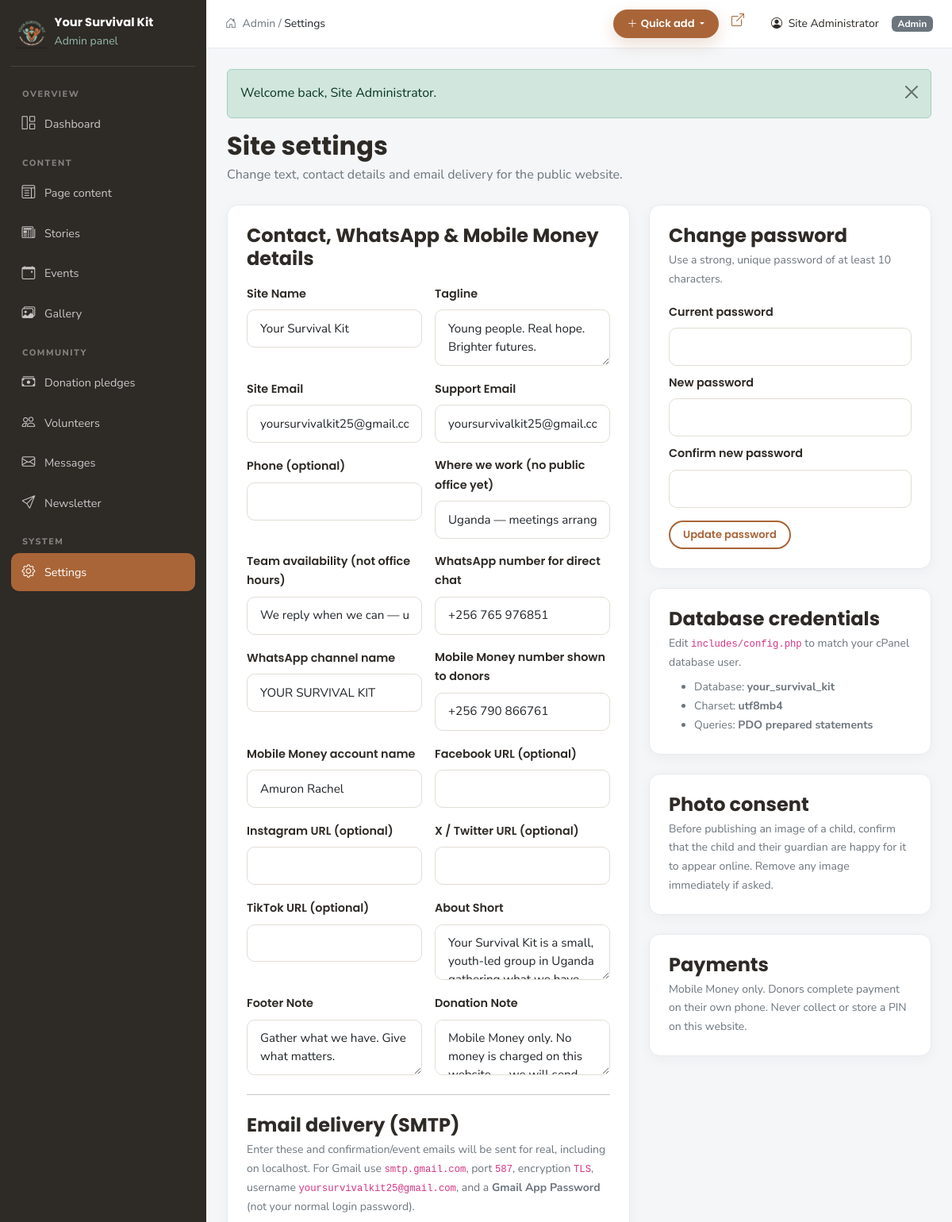
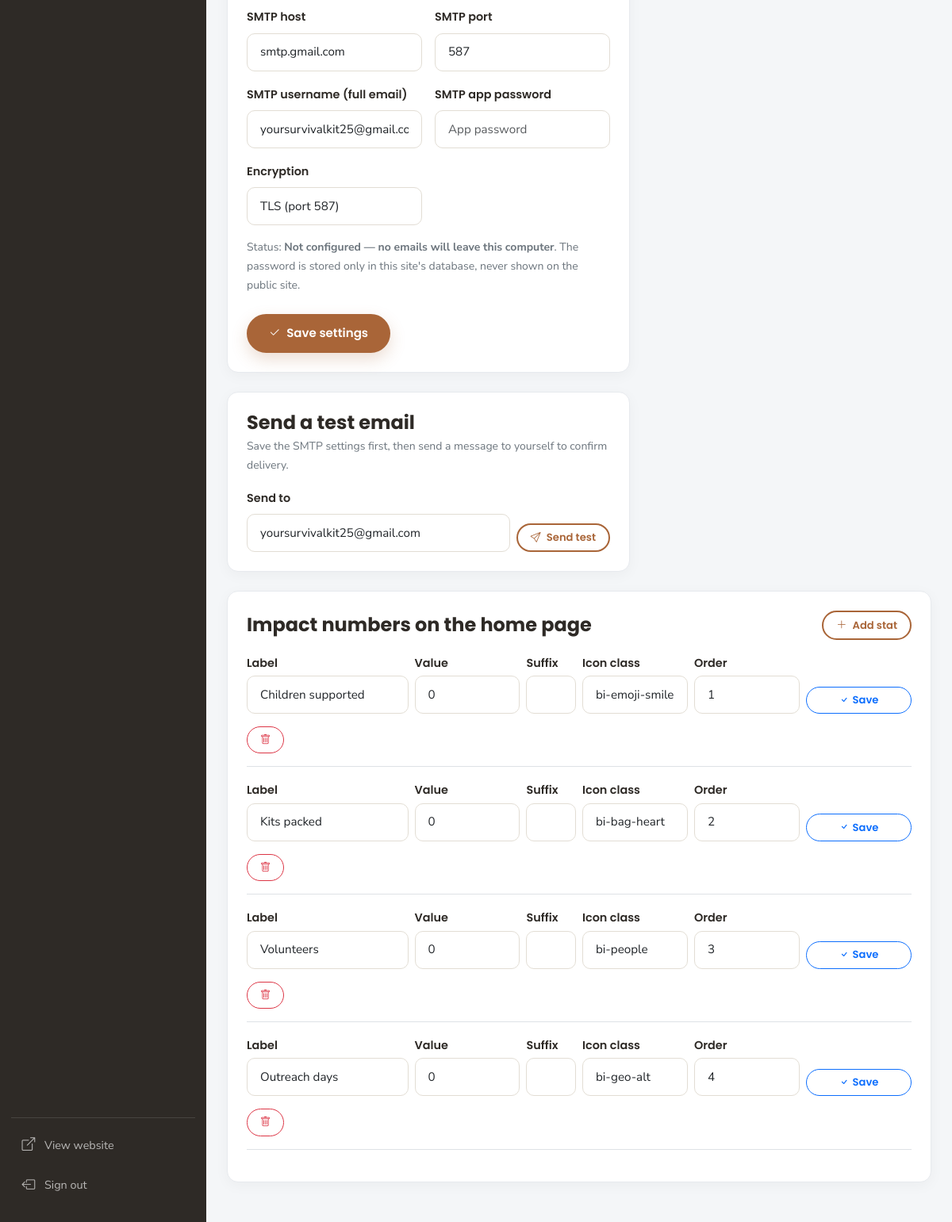
Screenshot of /admin/settings.php (signed in) with the database file from the repository (2 pictures, top to bottom).
### tables this page shows
CREATE TABLE IF NOT EXISTS stats (
  id         INT UNSIGNED AUTO_INCREMENT PRIMARY KEY,
  label      VARCHAR(100) NOT NULL,
  value      INT NOT NULL DEFAULT 0,
  suffix     VARCHAR(20) NOT NULL DEFAULT '',
  icon       VARCHAR(60) NOT NULL DEFAULT 'bi-heart-fill',
  sort_order INT NOT NULL DEFAULT 0
);

### admin/settings.php (the view, shortened to what the rows shown need)
<?php
require_once dirname(__DIR__) . '/includes/auth.php';
require_once __DIR__ . '/includes/header.php';
$stats = $pdo->query('SELECT * FROM stats ORDER BY sort_order')->fetchAll();
?>
<div class="mb-4"><h2 class="mb-1">Site settings</h2><p class="text-secondary mb-0">Change text, contact details and email delivery for the public website.</p></div>
<div class="admin-card" id="stats">
  <?php foreach ($stats as $s): ?>
    <div class="d-flex flex-wrap gap-3 align-items-end border-bottom pb-3 mb-3">
      <form method="post" action="<?= e(url('admin/settings.php')) ?>" class="row g-2 align-items-end flex-grow-1">
        <div class="col-md-3 col-6"><label class="form-label small mb-1">Label</label><input class="form-control form-control-sm" name="label" value="<?= e($s['label']) ?>" required></div>
        <div class="col-md-2 col-6"><label class="form-label small mb-1">Value</label><input type="number" class="form-control form-control-sm" name="value" value="<?= (int) $s['value'] ?>"></div>
        <div class="col-md-1 col-6"><label class="form-label small mb-1">Suffix</label><input class="form-control form-control-sm" name="suffix" value="<?= e($s['suffix']) ?>"></div>
        <div class="col-md-2 col-6"><label class="form-label small mb-1">Icon class</label><input class="form-control form-control-sm" name="icon" value="<?= e($s['icon']) ?>"></div>
        <div class="col-md-2 col-6"><label class="form-label small mb-1">Order</label><input type="number" class="form-control form-control-sm" name="sort_order" value="<?= (int) $s['sort_order'] ?>"></div>
        <div class="col-md-2 col-12"><button class="btn btn-sm btn-outline-primary w-100" title="Save"><i class="bi bi-check me-1"></i>Save</button></div>
      </form>
      <form method="post" action="<?= e(url('admin/settings.php')) ?>" data-confirm="Delete this stat?">
        <button class="btn btn-sm btn-outline-danger" title="Delete"><i class="bi bi-trash"></i></button>
      </form>
    </div>
  <?php endforeach; ?>
</div>
<?php require_once __DIR__ . '/includes/footer.php'; ?>

### admin/includes/header.php (shortened to what the rows shown need)
<?php
require_once dirname(__DIR__) . '/../includes/auth.php';
$admin       = current_admin();
?>
<!doctype html>
<html lang="en">
<head>
  <link href="https://cdn.jsdelivr.net/npm/bootstrap@5.3.3/dist/css/bootstrap.min.css" rel="stylesheet">
  <link href="https://cdn.jsdelivr.net/npm/bootstrap-icons@1.11.3/font/bootstrap-icons.min.css" rel="stylesheet">
  <link href="<?= e(asset('css/style.css') . '?v=20261128b') ?>" rel="stylesheet">
</head>
<body class="admin-body">
<div class="admin-main">
  <header class="admin-topbar">
    <div class="d-flex align-items-center gap-2 gap-md-3">
      <div class="dropdown">
        <button class="btn btn-ys btn-sm dropdown-toggle" type="button" id="adminQuickAdd"
                data-bs-toggle="dropdown" aria-expanded="false" aria-label="Quick add">
        </button>
      </div>
      <a class="admin-top-icon d-none d-sm-inline" href="<?= e(url()) ?>" target="_blank" rel="noopener" title="View website" aria-label="View website"><i class="bi bi-box-arrow-up-right"></i></a>
      <span class="small admin-user-name"><i class="bi bi-person-circle me-1"></i> <?= e($admin['name']) ?></span>
      <span class="badge bg-secondary admin-role"><?= e(ucfirst($admin['role'])) ?></span>
    </div>
  </header>
  <div class="admin-content">

### rows the page displays
stats: label "Children supported", value "0", icon "bi-emoji-smile", sort_order "1"
stats: label "Kits packed", value "0", icon "bi-bag-heart", sort_order "2"
stats: label "Volunteers", value "0", icon "bi-people", sort_order "3"
stats: label "Outreach days", value "0", icon "bi-geo-alt", sort_order "4"

### other values shown
$group['label'] "OVERVIEW"
$item['label'] "Dashboard"
$group['label'] "CONTENT"
$item['label'] "Page content"
$item['label'] "Stories"
$item['label'] "Events"
$item['label'] "Gallery"
$group['label'] "COMMUNITY"
$item['label'] "Donation pledges"
$item['label'] "Volunteers"
$item['label'] "Messages"
$item['label'] "Newsletter"
$group['label'] "SYSTEM"
$item['label'] "Settings"
$pageTitle "Settings"
